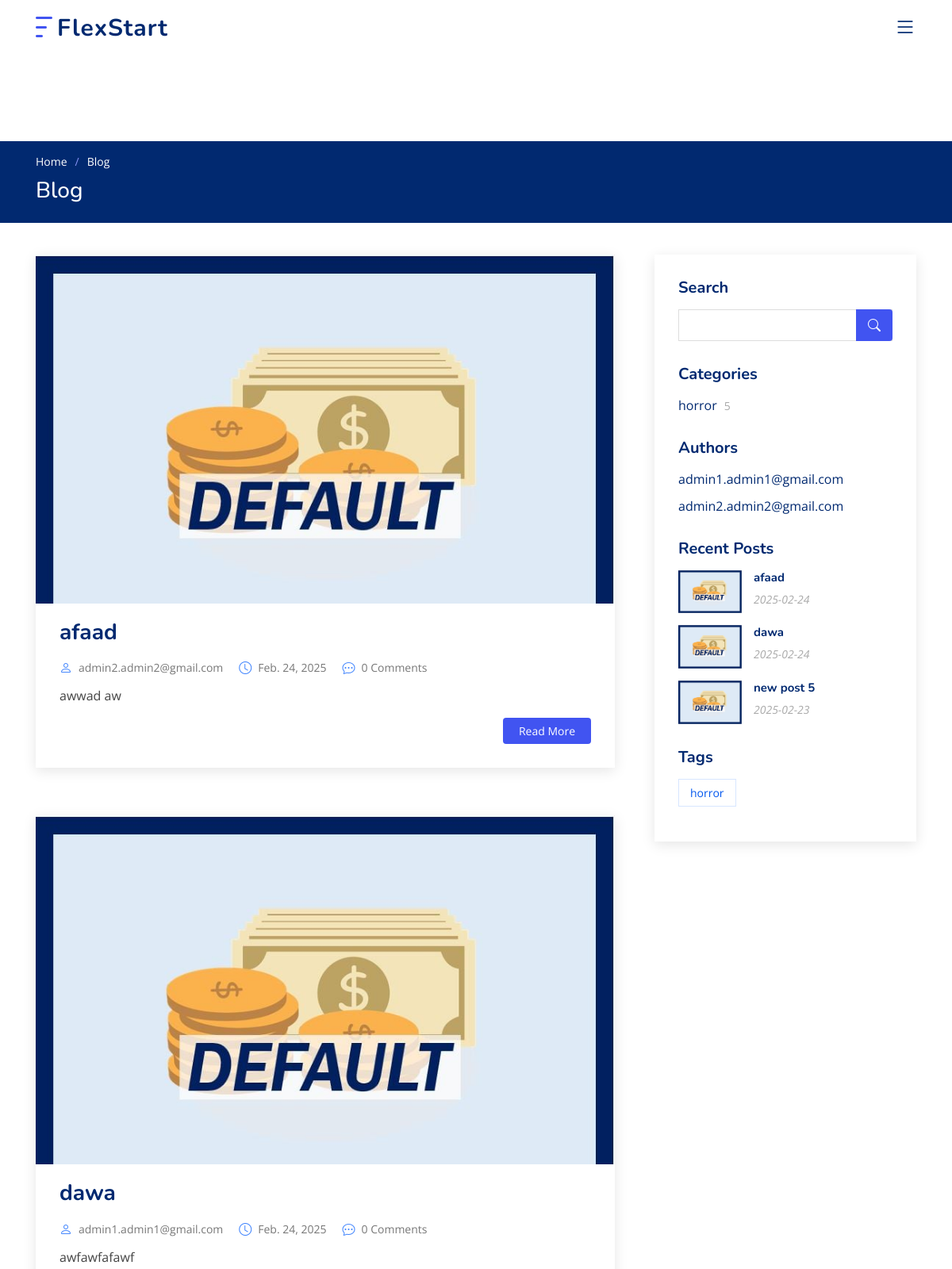
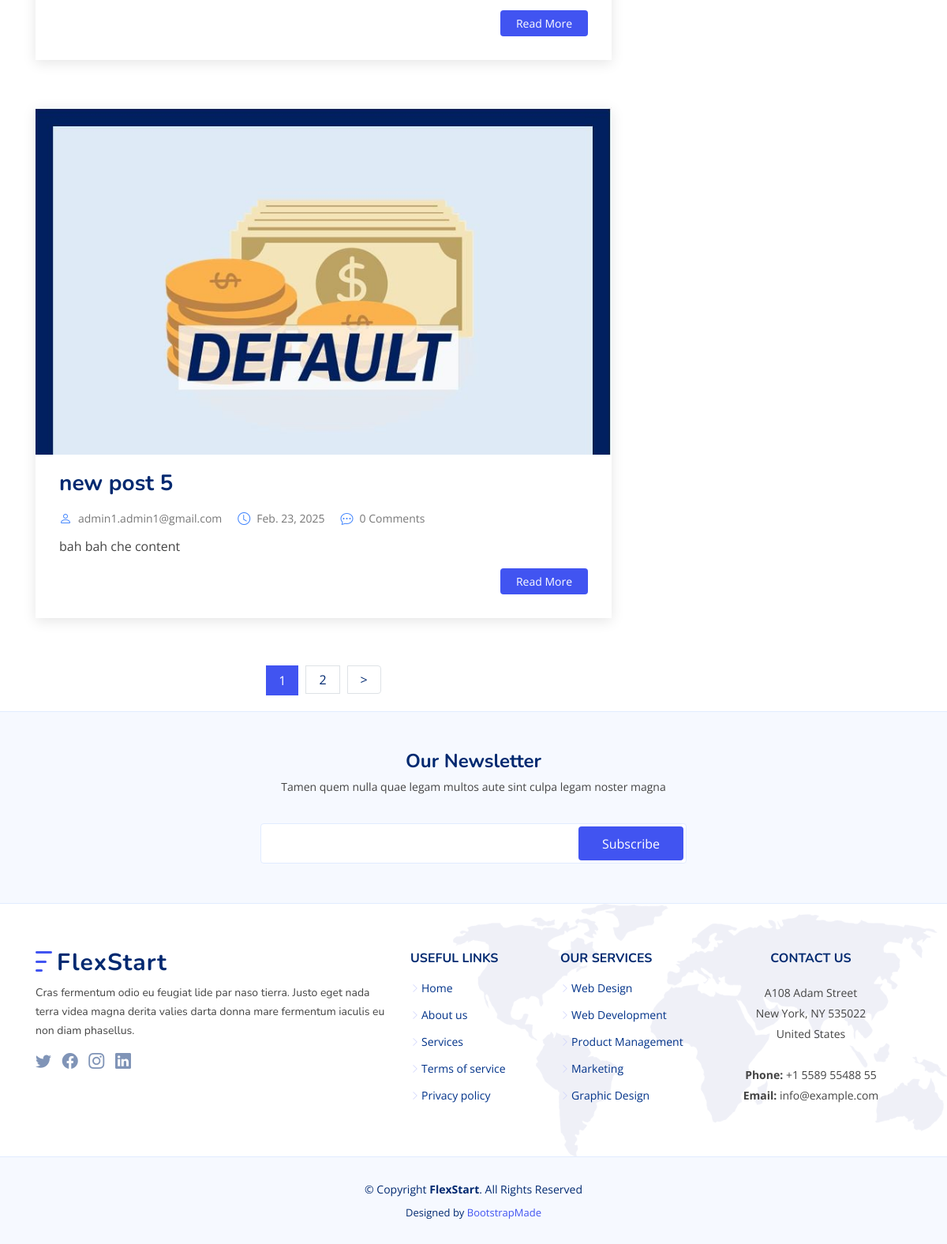
Screenshot of /blog/ with the database file from the repository (2 pictures, top to bottom).
### app_blog/models.py (models this page shows, shortened)
class Post(models.Model):
    title = models.CharField(max_length=50)
    content = models.TextField()
    author = models.ForeignKey(Profile, on_delete=models.CASCADE)
    created_date = models.DateTimeField(auto_now_add=True)
    updated_date = models.DateTimeField(auto_now=True)
    published_date = models.DateTimeField(default=now)
    status = models.BooleanField(default=False)
    views = models.IntegerField(default=0)
    image = models.ImageField(upload_to='app_blog/posts/images/', null=True, blank=True)
    categories = models.ManyToManyField('Category', db_table='app_blog_post_category')
    tags = TaggableManager(blank=True)
    class Meta:
        db_table = 'app_blog_post'

class Category(models.Model):
    name = models.CharField(max_length=100)
    class Meta:
        db_table = 'app_blog_category'
        verbose_name = 'category'
        verbose_name_plural = 'categories'

### app_account/models.py (models this page shows, shortened)
class Profile(models.Model):
    user = models.OneToOneField("User", on_delete=models.CASCADE, primary_key=True)
    username = models.CharField(max_length=100, unique=True, null=True, blank=True)
    first_name = models.CharField(max_length=255, null=True, blank=True)
    last_name = models.CharField(max_length=255, null=True, blank=True)
    description = models.TextField(null=True, blank=True)
    def __str__(self):
        return self.user.email

class User(AbstractBaseUser, PermissionsMixin):
    email = models.EmailField(max_length=255, unique=True)
    is_staff = models.BooleanField(default=False)
    is_active = models.BooleanField(default=True)
    is_superuser = models.BooleanField(default=False)
    is_verified = models.BooleanField(default=False)
    REQUIRED_FIELDS = []
    USERNAME_FIELD = "email"
    created_date = models.DateTimeField(auto_now_add=True)
    updated_date = models.DateTimeField(auto_now=True)
    objects = UserManager()

### app_blog/views.py (the view)
# urls.py: path('blog/', views.blog_view, name='blog'),
def blog_view(request, **kwargs):
    posts = Post.objects.filter(published_date__lte=timezone.now(), status=1).order_by('-published_date')
    if s := request.GET.get('search'):
        posts = posts.filter(title__contains=s)
    if a := kwargs.get('author'):
        posts = posts.filter(author__username=a)
    if c := kwargs.get('category'):
        posts = posts.filter(categories__name=c)
    if t := kwargs.get('tag'):
        posts = posts.filter(tags__name__icontains=t)
    posts = Paginator(posts, 3)
    page_number = request.GET.get('page', 1)
    try:
        posts = posts.page(page_number)
    except PageNotAnInteger:
        return redirect('app_blog:post_list')
    except EmptyPage:
        return redirect('app_blog:post_list')
    context = {'posts': posts}
    return render(request, 'app_blog/blog.html', context)

### app_blog/templatetags/tags.py (called while the page is built)
@register.inclusion_tag('app_blog/_blog-category-section.html')
def category_section():
    cat_dict = {}
    for category in Category.objects.all():
        cat_dict[category.name] = category.post_set.filter(status=1).count()
    return {'categories': cat_dict.items()}

@register.inclusion_tag('app_blog/_blog-author-section.html')
def author_section():
    posts = Post.objects.all()
    authors = set([post.author for post in posts])
    return {'authors': authors }

@register.inclusion_tag('app_blog/_blog-latest-posts-section.html')
def latest_posts(number=3):
    posts = Post.objects.filter(status=1).order_by('-published_date')[:number]
    return {'posts': posts}

@register.simple_tag
def counting_post_comments(post_id):
    return Comment.objects.filter(post=post_id, allowed=True).count()

@register.inclusion_tag('app_blog/_blog-tag-section.html')
def tag_section():
    tags = []
    for post in Post.objects.all():
        for tag in post.tags.all():
            tags.append(tag.name)
    tags = set(tags)
    return {'tags': tags}

### templates/app_blog/blog.html (shortened to what this page needs)
{% extends 'base/_base.html' %}
{% load static %}
{% load tags %}
{% load humanize %}
{% block content %}
  <main id="main">
    <section class="breadcrumbs">
      <div class="container">
        <ol>
          <li><a href="{% url 'app_blog:home' %}">Home</a></li>
          <li>Blog</li>
        </ol>
        <h2>Blog</h2>
      </div>
    </section>
    <section id="blog" class="blog">
      <div class="container" data-aos="fade-up">
        <div class="row">
          <div class="col-lg-8 entries">
              {% if posts %}
                  {% for post in posts %}
            <article class="entry">
              <div class="entry-img">
                  {% if post.image %}
                    <img src="{{ post.image.url }}" alt="{{ post.title }}" class="img-fluid">
                  {% else %}
                      <img src="{% static 'images/default.jpg' %}" alt="{{ post.title }}" class="img-fluid">
                  {% endif %}
              </div>
              <h2 class="entry-title">
                <a href="{% url 'app_blog:single' post.id %}">{{ post.title }}</a>
              </h2>
              <div class="entry-meta">
                <ul>
                  <li class="d-flex align-items-center"><i class="bi bi-person"></i> <a href="{% url 'app_blog:single' post.id %}">{{ post.author }}</a></li>
                  <li class="d-flex align-items-center"><i class="bi bi-clock"></i> <a href="{% url 'app_blog:single' post.id %}"><time datetime="2020-01-01">{{ post.published_date|naturalday }}</time></a></li>
                  <li class="d-flex align-items-center"><i class="bi bi-chat-dots"></i> <a href="{% url 'app_blog:single' post.id %}">{% counting_post_comments post.id %} Comments</a></li>
                </ul>
              </div>
              <div class="entry-content">
                <p>
                    {{ post.content|truncatewords:30| safe }}
                </p>
                <div class="read-more">
                  <a href="{% url 'app_blog:single' post.id %}">Read More</a>
                </div>
              </div>
            </article>
                  {% endfor %}
              {% endif %}
          {% if posts %}
            <div class="blog-pagination">
              <ul class="justify-content-center">
                <li class="active"><a href="#">{{ posts.number }}</a></li>
                {% if posts.has_next %}
                <li class="page-item"><a href="?page={{ posts.next_page_number }}" class="page-link">{{ posts.next_page_number }}</a></li>
                <li class="page-item">
                    <a href="?page={{ posts.next_page_number }}" class="page-link" aria-label="Next">
                        <span aria-hidden="true">
                            <span class="lnr lnr-chevron-right">></span>
                        </span>
                    </a>
                </li>
                {% endif %}
              </ul>
            </div>
          {% endif %}
          </div>
          <div class="col-lg-4">
            <div class="sidebar">
              <h3 class="sidebar-title">Search</h3>
              <div class="sidebar-item search-form">
                <form action="" method="get">
                  <input type="text" name="search">
                  <button type="submit"><i class="bi bi-search"></i></button>
                </form>
              </div>
                {% category_section %}
                {% author_section %}
                {% latest_posts %}
                {% tag_section %}
            </div>
          </div>
        </div>
      </div>
    </section>
  </main>
{% endblock %}

### templates/app_blog/_blog-category-section.html
<h3 class="sidebar-title">Categories</h3>
<div class="sidebar-item categories">
    <ul>
        {% for category, post_count in categories %}
            <li><a href="{% url 'app_blog:blog_category' category  %}">{{ category }} <span>{{ post_count }}</span></a></li>
        {% endfor %}
    </ul>
</div>

### templates/app_blog/_blog-author-section.html
<h3 class="sidebar-title">Authors</h3>
<div class="sidebar-item categories">
    <ul>
        {% for author in authors %}
            <li><a href="{% url 'app_blog:blog_author' author  %}">{{ author }}</a></li>
        {% endfor %}
    </ul>
</div>

### templates/app_blog/_blog-latest-posts-section.html
{% load static %}
<h3 class="sidebar-title">Recent Posts</h3>
<div class="sidebar-item recent-posts">
    {% for post in posts %}
        <div class="post-item clearfix">
          {% if post.image %}
            <img src="{{ post.image.url }}" alt="">
          {% else %}
              <img src="{% static 'images/default.jpg' %}" alt="{{ post.title }}" class="img-fluid">
          {% endif %}
          <h4><a href="{% url 'app_blog:single' post.id %}">{{ post.title }}</a></h4>
          <time datetime="">{{ post.published_date|date:'Y-m-d' }}</time>
        </div>
    {% endfor %}
</div>

### templates/app_blog/_blog-tag-section.html
<h3 class="sidebar-title">Tags</h3>
<div class="sidebar-item tags">
<ul>
        {% for tag in tags %}
            <a href="{% url 'app_blog:blog_tag' tag %}"><li>{{ tag }}</li></a>
        {% endfor %}
</ul>
</div>

### static/assets/css/style.css (style rules this page uses)
:root { scroll-behavior: smooth; }
body { font-family: "Open Sans", sans-serif; color: #444444; }
a { color: #4154f1; text-decoration: none; }
h1, h2, h3, h4, h5, h6 { font-family: "Nunito", sans-serif; }
section { padding: 60px 0; overflow: hidden; }
.breadcrumbs { padding: 15px 0; background: #012970; min-height: 40px; margin-top: 82px; color: #fff; }
.breadcrumbs h2 { font-size: 28px; font-weight: 500; }
.breadcrumbs ol { display: flex; flex-wrap: wrap; list-style: none; padding: 0 0 10px 0; margin: 0; font-size: 14px; }
.breadcrumbs ol a { color: #fff; transition: 0.3s; }
.breadcrumbs ol li+li { padding-left: 10px; }
.breadcrumbs ol li+li::before { display: inline-block; padding-right: 10px; color: #8894f6; content: "/"; }
.blog { padding: 40px 0 20px 0; }
.blog .entry { padding: 30px; margin-bottom: 60px; box-shadow: 0 4px 16px rgba(0, 0, 0, 0.1); }
.blog .entry .entry-img { max-height: 440px; margin: -30px -30px 20px -30px; overflow: hidden; }
.blog .entry .entry-title { font-size: 28px; font-weight: bold; padding: 0; margin: 0 0 20px 0; }
.blog .entry .entry-title a { color: #012970; transition: 0.3s; }
.blog .entry .entry-meta { margin-bottom: 15px; color: #4084fd; }
.blog .entry .entry-meta ul { display: flex; flex-wrap: wrap; list-style: none; align-items: center; padding: 0; margin: 0; }
.blog .entry .entry-meta ul li+li { padding-left: 20px; }
.blog .entry .entry-meta i { font-size: 16px; margin-right: 8px; line-height: 0; }
.blog .entry .entry-meta a { color: #777777; font-size: 14px; display: inline-block; line-height: 1; }
.blog .entry .entry-content p { line-height: 24px; }
.blog .entry .entry-content .read-more { -moz-text-align-last: right; text-align-last: right; }
.blog .entry .entry-content .read-more a { display: inline-block; background: #4154f1; color: #fff; padding: 6px 20px; transition: 0.3s; font-size: 14px; border-radius: 4px; }
.blog .blog-pagination { color: #024ed5; }
.blog .blog-pagination ul { display: flex; padding: 0; margin: 0; list-style: none; }
.blog .blog-pagination li { margin: 0 5px; transition: 0.3s; }
.blog .blog-pagination li a { color: #012970; padding: 7px 16px; display: flex; align-items: center; justify-content: center; }
.blog .blog-pagination li.active, .blog .blog-pagination li:hover { background: #4154f1; }
.blog .blog-pagination li.active a, .blog .blog-pagination li:hover a { color: #fff; }
.blog .sidebar { padding: 30px; margin: 0 0 60px 20px; box-shadow: 0 4px 16px rgba(0, 0, 0, 0.1); }
.blog .sidebar .sidebar-title { font-size: 20px; font-weight: 700; padding: 0 0 0 0; margin: 0 0 15px 0; color: #012970; position: relative; }
.blog .sidebar .sidebar-item { margin-bottom: 30px; }
.blog .sidebar .search-form form { background: #fff; border: 1px solid #ddd; padding: 3px 10px; position: relative; }
.blog .sidebar .search-form form input[type=text] { border: 0; padding: 4px; border-radius: 4px; width: calc(100% - 40px); }
.blog .sidebar .search-form form button { position: absolute; top: 0; right: 0; bottom: 0; border: 0; background: none; font-size: 16px; padding: 0 15px; margin: -1px; background: #4154f1; color: #fff; transition: 0.3s; border-radius: 0 4px 4px 0; line-height: 0; }
.blog .sidebar .search-form form button i { line-height: 0; }
.blog .sidebar .categories ul { list-style: none; padding: 0; }
.blog .sidebar .categories ul li+li { padding-top: 10px; }
.blog .sidebar .categories ul a { color: #012970; transition: 0.3s; }
.blog .sidebar .categories ul a span { padding-left: 5px; color: #aaaaaa; font-size: 14px; }
.blog .sidebar .recent-posts .post-item+.post-item { margin-top: 15px; }
.blog .sidebar .recent-posts img { width: 80px; float: left; }
.blog .sidebar .recent-posts h4 { font-size: 15px; margin-left: 95px; font-weight: bold; }
.blog .sidebar .recent-posts h4 a { color: #012970; transition: 0.3s; }
.blog .sidebar .recent-posts time { display: block; margin-left: 95px; font-style: italic; font-size: 14px; color: #aaaaaa; }
.blog .sidebar .tags { margin-bottom: -10px; }
.blog .sidebar .tags ul { list-style: none; padding: 0; }
.blog .sidebar .tags ul li { display: inline-block; }
.blog .sidebar .tags ul a { color: #0257ee; font-size: 14px; padding: 6px 14px; margin: 0 6px 8px 0; border: 1px solid #d7e6ff; display: inline-block; transition: 0.3s; }

### rows the page displays
Post: title "afaad", author "admin2.admin2@gmail.com", published_date "Feb. 24, 2025", id "0", content "awwad aw", published_date "2025-02-24"
Post: title "dawa", author "admin1.admin1@gmail.com", published_date "Feb. 24, 2025", id "0", content "awfawfafawf", published_date "2025-02-24"
Post: title "new post 5", author "admin1.admin1@gmail.com", published_date "Feb. 23, 2025", id "0", content "bah bah che content", published_date "2025-02-23"
Category: categories "horror"
Profile: user_id.email "admin1.admin1@gmail.com"
Profile: user_id.email "admin2.admin2@gmail.com"
Tag: tags "horror"

### other values shown
{{ posts.number }} "1"
{{ posts.next_page_number }} "2"
{{ post_count }} "5"
